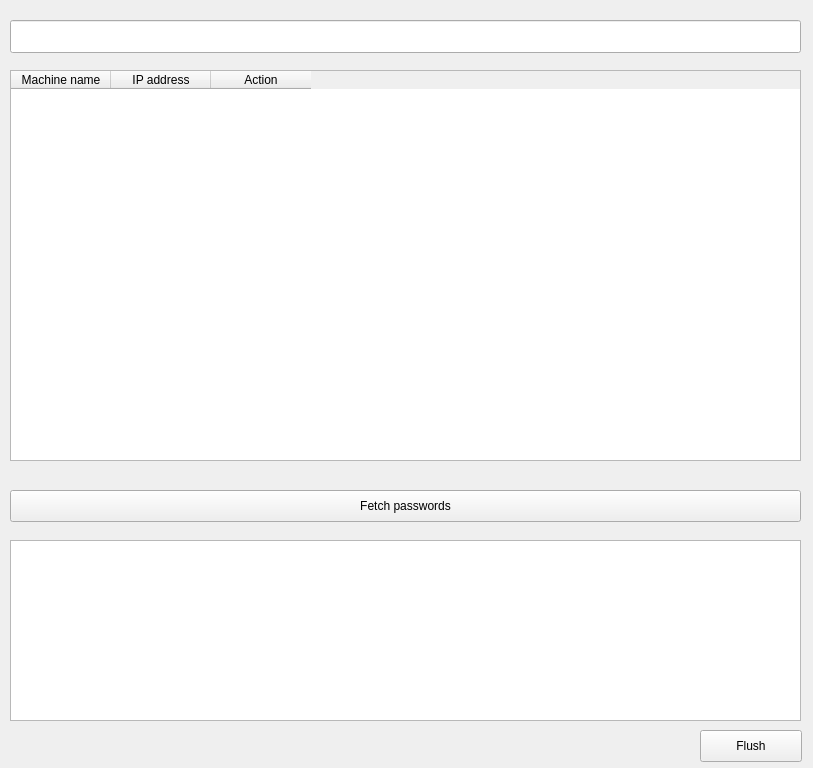
<?xml version="1.0" encoding="UTF-8"?>
<ui version="4.0">
 <class>Form</class>
 <widget class="QWidget" name="Form">
  <property name="geometry">
   <rect>
    <x>0</x>
    <y>0</y>
    <width>813</width>
    <height>768</height>
   </rect>
  </property>
  <property name="windowTitle">
   <string>Form</string>
  </property>
  <widget class="PasswordLineEdit" name="MasterPassword_input">
   <property name="geometry">
    <rect>
     <x>10</x>
     <y>20</y>
     <width>791</width>
     <height>33</height>
    </rect>
   </property>
  </widget>
  <widget class="TableWidget" name="MainTable">
   <property name="geometry">
    <rect>
     <x>10</x>
     <y>70</y>
     <width>791</width>
     <height>391</height>
    </rect>
   </property>
   <column>
    <property name="text">
     <string>Machine name</string>
    </property>
   </column>
   <column>
    <property name="text">
     <string>IP address</string>
    </property>
   </column>
   <column>
    <property name="text">
     <string>Action</string>
    </property>
   </column>
  </widget>
  <widget class="PrimaryPushButton" name="FetchPasswords_Button">
   <property name="geometry">
    <rect>
     <x>10</x>
     <y>490</y>
     <width>791</width>
     <height>32</height>
    </rect>
   </property>
   <property name="text">
    <string>Fetch passwords</string>
   </property>
  </widget>
  <widget class="TextEdit" name="output_TextEdit">
   <property name="geometry">
    <rect>
     <x>10</x>
     <y>540</y>
     <width>791</width>
     <height>181</height>
    </rect>
   </property>
  </widget>
  <widget class="PushButton" name="Flush_TextEdit">
   <property name="geometry">
    <rect>
     <x>700</x>
     <y>730</y>
     <width>102</width>
     <height>32</height>
    </rect>
   </property>
   <property name="text">
    <string>Flush</string>
   </property>
  </widget>
 </widget>
 <customwidgets>
  <customwidget>
   <class>PushButton</class>
   <extends>QPushButton</extends>
   <header>qfluentwidgets</header>
  </customwidget>
  <customwidget>
   <class>PrimaryPushButton</class>
   <extends>PushButton</extends>
   <header>qfluentwidgets</header>
  </customwidget>
  <customwidget>
   <class>LineEdit</class>
   <extends>QLineEdit</extends>
   <header>qfluentwidgets</header>
  </customwidget>
  <customwidget>
   <class>PasswordLineEdit</class>
   <extends>LineEdit</extends>
   <header>qfluentwidgets</header>
  </customwidget>
  <customwidget>
   <class>TextEdit</class>
   <extends>QTextEdit</extends>
   <header>qfluentwidgets</header>
  </customwidget>
  <customwidget>
   <class>TableWidget</class>
   <extends>QTableWidget</extends>
   <header>qfluentwidgets</header>
  </customwidget>
 </customwidgets>
 <resources/>
 <connections/>
</ui>
